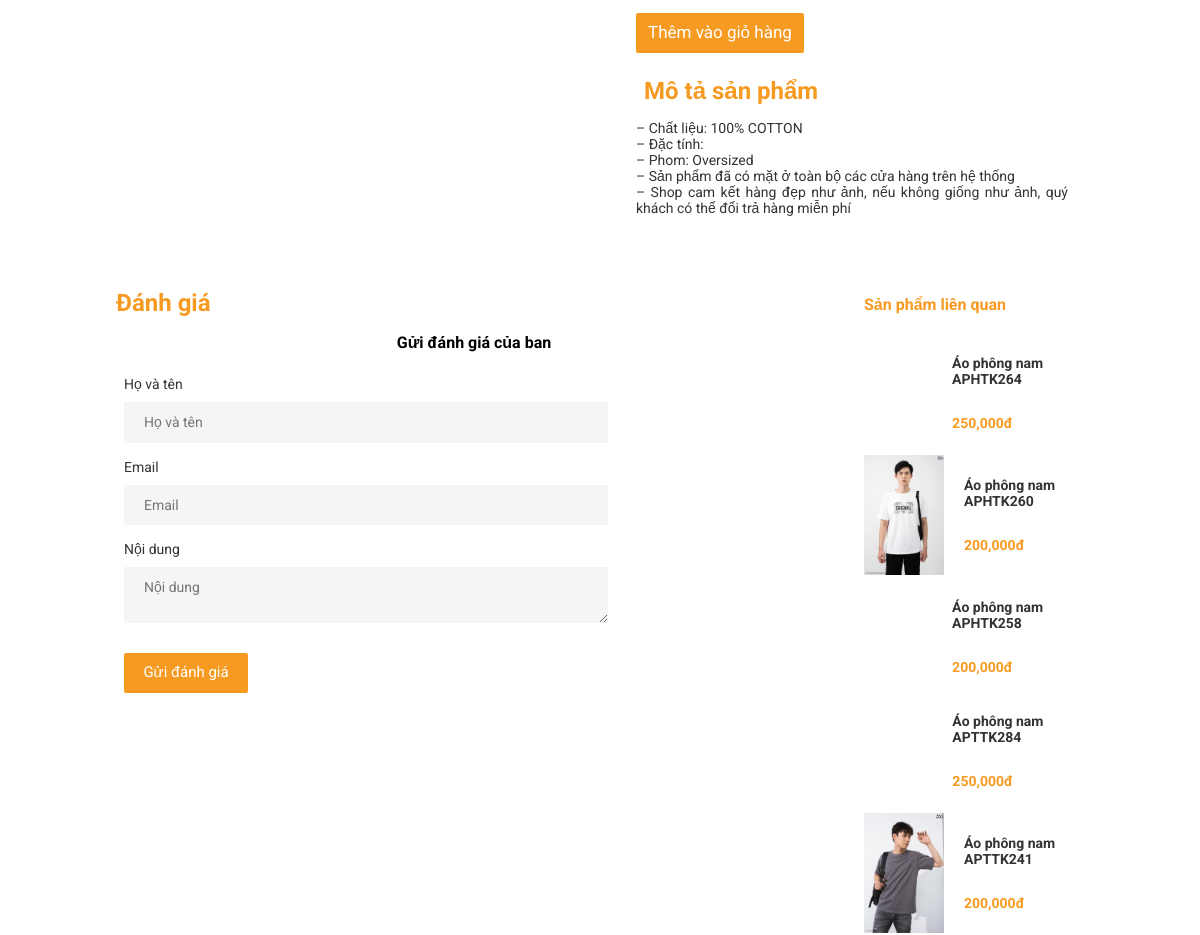
Before: /?controller=chitietsanpham&id=13 (middle part) with the older database file.
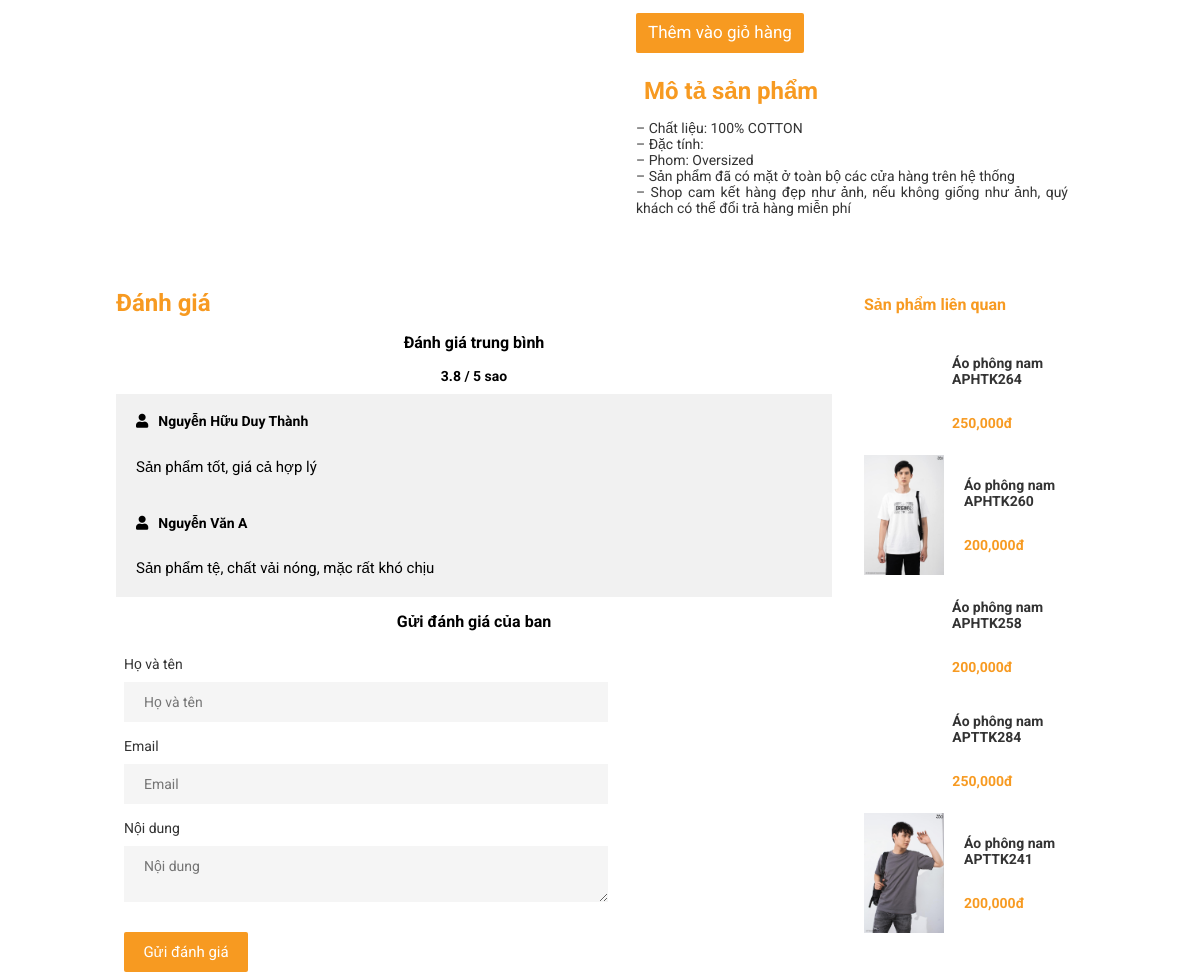
After: the same page with the newer database file.
### tables this page shows
CREATE TABLE `product` (
  `id` int(11) NOT NULL,
  `name` varchar(200) DEFAULT NULL,
  `price` int(11) DEFAULT NULL,
  `image` varchar(200) DEFAULT NULL,
  `description` varchar(1000) DEFAULT NULL,
  `qty` int(11) DEFAULT NULL,
  `catalog` int(11) DEFAULT NULL,
  `total_rate` float DEFAULT NULL,
  `rate_times` int(11) DEFAULT NULL,
  `image2` varchar(200) DEFAULT NULL,
  `image3` varchar(200) DEFAULT NULL,
  `image4` varchar(200) DEFAULT NULL
);

CREATE TABLE `rating` (
  `id` int(11) NOT NULL,
  `product_id` int(11) DEFAULT NULL,
  `rate` float DEFAULT NULL,
  `fullname` varchar(100) DEFAULT NULL,
  `email` varchar(100) DEFAULT NULL,
  `content` varchar(1000) DEFAULT NULL,
  `time_rate` datetime DEFAULT NULL,
  `user_id` int(11) DEFAULT NULL,
  `status` int(11) DEFAULT NULL
);

### Controller/C-chitietsanpham.php (called while the page is built, shortened)
<?php
    $id = $_GET['id'];
    $product = $database->get('product',array('id'=>$id));
    $product_relative = $database->get_limit('product',array('catalog'=>$product[0]['catalog']),5);
    $rating = $database->get('rating',array('product_id'=>$id, 'status'=>1));
    require_once './View/V-chitietsanpham.php';
?>

### Model/M-database.php (called while the page is built, shortened)
<?php
    class database{
        protected $conn= null;
        protected $host='localhost';
        protected $user='root';
        protected $pass='';
        protected $dbname='fashiongenz';
        public function connect(){
             $this->conn = new mysqli($this->host,$this->user,$this->pass,$this->dbname);
        }
        public function get($table,$condition=array()){
          $sql= "SELECT * FROM $table ";
          if(!empty($condition)){
               $sql.="WHERE";
               foreach ($condition as $key => $value){
                    $sql.= " $key = '$value' AND";
               }
               $sql= trim($sql,"AND");
          }
          $query = mysqli_query($this->conn, $sql);
          $result=array();
          if ($query){
               while ($row= mysqli_fetch_assoc($query)){
                    $result[]=$row;
               }
          }
          return $result;
     }
     public function get_limit($table, $condition=array(),$limit){
          $sql = "SELECT * FROM $table";
          if (!empty($condition)){
               $sql.=" WHERE";
               foreach ($condition as $key => $value){
                    $sql.= " $key = '$value' AND";
               }
               $sql = trim($sql,"AND");
          }
          $sql.= " LIMIT $limit";
          $query = mysqli_query($this->conn,$sql);
          $result = array();
          if ($query){
               while ($row = mysqli_fetch_assoc($query)){
                    $result[]= $row;
               }
          }
          return $result;
     }
    }
?>

### View/V-chitietsanpham.php (the view, shortened to what the changed rows need)
<!DOCTYPE html>
<html lang="en">
<head>
    <link rel="stylesheet" href="./Assets/Css/grid.css">
    <link rel="stylesheet" href="./Assets/Css/responsive.css">
    <link rel="stylesheet" href="./Assets/Css/main.css">
    <link rel="stylesheet" href="./Assets/Css/base.css">
    <link rel="stylesheet" href="https://cdnjs.cloudflare.com/ajax/libs/rateYo/2.3.2/jquery.rateyo.min.css">
    <link rel="stylesheet" href="https://cdnjs.cloudflare.com/ajax/libs/normalize/8.0.1/normalize.min.css" />
    <link rel="stylesheet" href="./Assets/Fonts/fontawesome-free-5.15.3-web/css/all.min.css">
</head>
<body>
        <div class="app">
            <div class="content">
                <div style="margin-top: 20px" class="grid wide">
                    <div class="row">
                        <div class="col l-6 m-12 c-12">
                        </div>
                        <div class="col l-6 m-12 c-12">
                            <div class="product-detail__info">
                                <div class="product-detail__info-add-to-cart">
                                    <form action="?controller=themgiohang&id=<?php echo $product[0]['id'] ?>" method="post">
                                        <input type="number" id="qty" name="qty" class="product-detail__info-qty" value="1"><br>
                                        <br>
                                        <input type="submit" name="add" value="Thêm vào giỏ hàng" class="product-detail__info-btn">
                                    </form>
                                </div>
                                <h3 class="product-detail__desc-heading">
                                    Mô tả sản phẩm
                                </h3>
                                <h3 class="product-detail__desc">
                                    <?php echo $product[0]['description'] ?>
                                </h3>
                            </div>
                        </div>
                    </div>
                </div>
                <div style="margin-top: 50px" class="grid wide">
                    <div class="row">
                        <div class="col l-9 m-12 c-12">
                            <h3 class="product-detail__rating-heading">
                                Đánh giá
                            </h3>
                            <div class="product-detail__rating">
                                <?php if ($product[0]['total_rate'] && $product[0]['rate_times'] != ''){ ?>
                                    <h3 style="font-size: 1.6rem; text-align: center;">Đánh giá trung bình</h3>
                                    <div class="product-detail_show-rating">
                                        <div class="product-detail_show-rating-result">
                                            <h3 class="product-detail__rating-record"><?php echo number_format($product[0]['total_rate'] / $product[0]['rate_times'],1) ?> / 5 sao</h3>
                                        </div>
                                    </div>
                                    <ul class="product-detail__rating-list">
                                        <?php foreach ($rating as $key => $value){?>
                                        <li class="product-detail__rating-list-item">
                                            <div class="product-detal__rating-info">
                                                <i class="fas fa-user product-detail__rating-user-icon"></i>
                                                <h3 class="product-detail__rating-user-name"><?php echo $value['fullname'] ?></h3>
                                            </div>
                                            <div class="product-detail__rating-user-rating">
                                                <h3 class="product-detail__rating-user-rating-content"><?php echo $value['content'] ?></h3>
                                            </div>
                                        </li>
                                        <?php }?>
                                    </ul>
                                <?php } ?>
                                <h3 style="font-size: 1.6rem; text-align: center;">Gửi đánh giá của ban</h3>
                                <form action="?controller=danhgiasanpham&id=<?php echo $product[0]['id'] ?>" method="post">
                                    <div class="product-detail__rating-item">
                                        <label for="fullname" class="product-detail__rating-label">Họ và tên</label>
                                        <input type="text" name="fullname" id="fullname" value="<?php if (isset($_SESSION['customer'])){ echo $user[0]['fullname']; }?>" placeholder="Họ và tên" class="product-detail__rating-input" required>
                                    </div>
                                    <div class="product-detail__rating-item">
                                        <label for="email" class="product-detail__rating-label">Email</label>
                                        <input type="email" name="email" id="email" value="<?php if (isset($_SESSION['customer'])){ echo $user[0]['email']; }?>" placeholder="Email" class="product-detail__rating-input" required>
                                    </div>
                                    <div class="product-detail__rating-item">
                                        <label for="content" class="product-detail__rating-label">Nội dung</label>
                                        <textarea type="email" name="content" id="content" placeholder="Nội dung" class="product-detail__rating-textarea"></textarea>
                                    </div>
                                    <div class="product-detail__rating-item">
                                    </div>
                                    <input type="submit" name="submit" value="Gửi đánh giá" class="product-detail__rating-submit">
                                </form>
                            </div>
                        </div>
                        <div class="col l-3 m-12 c-12">
                            <div class="product-relative">
                                <h3 class="product-relative__heading">Sản phẩm liên quan</h3>
                                <ul class="product-relative__list">
                                    <?php foreach ($product_relative as $key => $value){?>
                                        <li class="product-relative__item">
                                        <a href="?controller=chitietsanpham&id=<?php echo $value['id']; ?>" class="product-relative__item-link">
                                            <img src="<?php echo $value['image']; ?>" alt="" class="product-relative__item-img">
                                            <div class="product-relative__item-info">
                                                <h3 class="product-relative__item-name">
                                                    <?php echo $value['name']; ?>
                                                </h3>
                                                <h3 class="product-relative__item-price">
                                                    <?php echo number_format($value['price']); ?>đ
                                                </h3>
                                            </div>
                                        </a>
                                    </li>
                                    <?php } ?>
                                </ul>
                            </div>
                        </div>
                    </div>
                </div>
            </div>
        </div>
</body>
</html>

Changed rows visible on the page:
changed product "Áo phông nam APHTK264": total_rate empty → 7.5 (drawn); $product[0]['total_rate'] / $product[0]['rate_times'] (not shown) → "3.8"
added rating: fullname "Nguyễn Hữu Duy Thành", content "Sản phẩm tốt, giá cả hợp lý"
added rating: fullname "Nguyễn Văn A", content "Sản phẩm tệ, chất vải nóng, mặc rất khó chịu"
Other visible differences:
text now shown: "Đánh giá trung bình / 5 sao"
